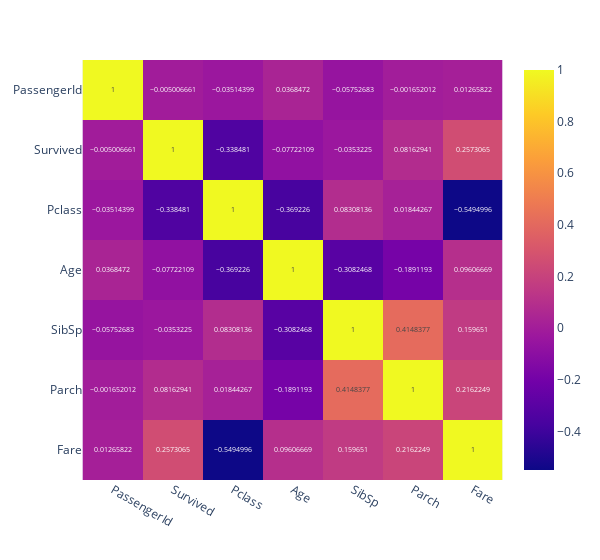

This figure's notebook cell:
### Code cell
px.imshow(data.corr(),text_auto=True,width=600)

### Figure 1 — Plotly figure (JSON) as saved in the notebook; plotly's stock layout.template omitted (floating-point values rounded to 4 significant figures)
{"data": [{"coloraxis": "coloraxis", "hovertemplate": "x: %{x}<br>y: %{y}<br>color: %{z}<extra></extra>", "name": "0", "texttemplate": "%{z}", "type": "heatmap", "x": ["PassengerId", "Survived", "Pclass", "Age", "SibSp", "Parch", "Fare"], "xaxis": "x", "y": ["PassengerId", "Survived", "Pclass", "Age", "SibSp", "Parch", "Fare"], "yaxis": "y", "z": [[1, -0.005007, -0.03514, 0.03685, -0.05753, -0.001652, 0.01266], [-0.005007, 1, -0.3385, -0.07722, -0.03532, 0.08163, 0.2573], [-0.03514, -0.3385, 1, -0.3692, 0.08308, 0.01844, -0.5495], [0.03685, -0.07722, -0.3692, 1, -0.3082, -0.1891, 0.09607], [-0.05753, -0.03532, 0.08308, -0.3082, 1, 0.4148, 0.1597], [-0.001652, 0.08163, 0.01844, -0.1891, 0.4148, 1, 0.2162], [0.01266, 0.2573, -0.5495, 0.09607, 0.1597, 0.2162, 1]]}], "layout": {"coloraxis": {"colorscale": [[0, "#0d0887"], [0.1111, "#46039f"], [0.2222, "#7201a8"], [0.3333, "#9c179e"], [0.4444, "#bd3786"], [0.5556, "#d8576b"], [0.6667, "#ed7953"], [0.7778, "#fb9f3a"], [0.8889, "#fdca26"], [1, "#f0f921"]]}, "margin": {"t": 60}, "width": 600, "xaxis": {"anchor": "y", "constrain": "domain", "domain": [0, 1], "scaleanchor": "y"}, "yaxis": {"anchor": "x", "autorange": "reversed", "constrain": "domain", "domain": [0, 1]}}}
